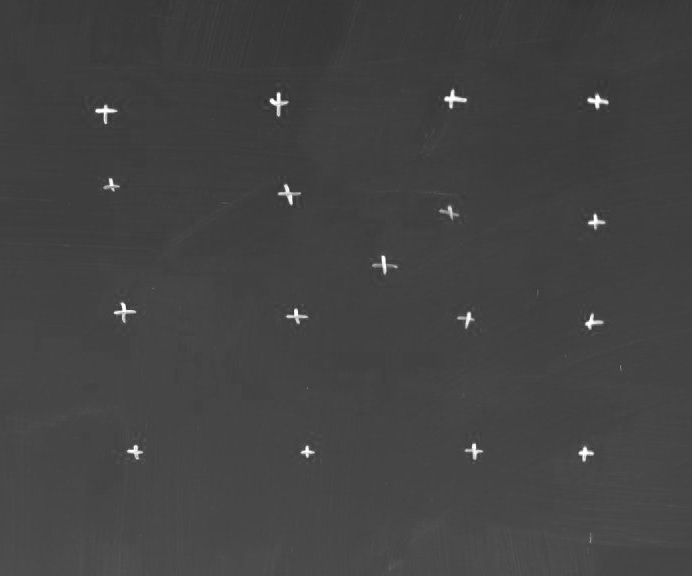
#> input picture images/examples/example_crosses.jpg, 692 x 576 px
$ jupyter execute --allow-errors First_try.ipynb
#> lines starting #> are read from the running program, lines starting #| are printed output that depends on the picture
# Попытка 3

[cell 1]
import cv2 as cv2
import numpy as np
from matplotlib import pyplot as plt


PATH_TO_INPUT_IMAGES = 'images/examples/'

# IMAGE_NAME = '25.tif'
IMAGE_NAME = '26.tif'

IMAGE_PATH = PATH_TO_INPUT_IMAGES + IMAGE_NAME

#> (a cell that did not finish here is left out)

[cell 3]
# Blur image

kernel_size = 7
#> kernel_size = 7

#> (the rest of this cell did not finish here and is left out)

[cell 4]
# Detecting edges

low_threshold = 140
high_threshold = 310

#> (the rest of this cell did not finish here and is left out)

#> (a cell that did not finish here is left out)

#> (a cell that did not finish here is left out)

#> (a cell that did not finish here is left out)

[cell 8]
# Получаем пары близких друг к другу вершин

MAX_DISTANCE_BETWEEN_PIXELS = 30
#> (the rest of this cell did not finish here and is left out)

[cell 9]
# Собираем кластеры

from typing import Set, List, Tuple

from pydantic import BaseModel

class Cluster(BaseModel):
    pixels_in_cluster: Set[int]
    close_pixels: List[Tuple[int, int]]

clusters: List[Cluster] = []

#> (the rest of this cell did not finish here and is left out)

[cell 10]
# Восстанавливаем координаты точек кластера

clusters_coordinates: List[List[np.array]] = []

for cluster in clusters:
    cluster_coordinates: List[np.array] = []

    for point_in_cluster in cluster.pixels_in_cluster:
        cluster_coordinates.append([colored_dots[0][point_in_cluster], colored_dots[1][point_in_cluster]])

    clusters_coordinates.append(cluster_coordinates)

#> (a cell that did not finish here is left out)

[cell 12]
# Рисуем центры кластеров и их координаты

cross_color = [0, 0, 255]
#> cross_color = [0, 0, 255]
cluster_centers_x_y = []

for cluster_coordinates in clusters_coordinates:
    cluster_center = np.mean(cluster_coordinates, axis=0)
    cluster_center = [round(cluster_center[0]), round(cluster_center[1])]
    cluster_centers_x_y.append([cluster_center[1], cluster_center[0]])
    result[cluster_center[0], cluster_center[1]] = cross_color
    result[cluster_center[0], cluster_center[1]] = cross_color
    result[cluster_center[0]+1, cluster_center[1]+1] = cross_color
    result[cluster_center[0]-1, cluster_center[1]+1] = cross_color
    result[cluster_center[0]+1, cluster_center[1]-1] = cross_color
    result[cluster_center[0]-1, cluster_center[1]-1] = cross_color

    cv2.putText(
        result,
        f'{cluster_center[1]}, {cluster_center[0]}',
        (cluster_center[1], cluster_center[0]),
        cv2.FONT_HERSHEY_PLAIN,
        4,
        (0, 255, 0),
        3,
        cv2.LINE_AA
    )
#> after the loop, cluster_centers_x_y = []

plt.figure(figsize=(32, 32), dpi=60)
#> (the rest of this cell did not finish here and is left out)

[cell 13]
# Clusters centers in order of columns
# For easier selecting extra centers

cluster_centers_sorted_by_x = sorted(
    [
        cluster_n
        for cluster_n in cluster_centers_x_y
    ], key=lambda x: x[0])
#> cluster_centers_sorted_by_x = []
cluster_centers_sorted_by_x

[cell 14]
# Clusters centers in order of rows

cluster_centers_sorted_by_y = sorted(
    [
        cluster_n
        for cluster_n in cluster_centers_x_y
    ], key=lambda x: x[1])
#> cluster_centers_sorted_by_y = []
# cluster_centers_sorted_by_y

[cell 15]
# Place extra centers in list 'elements_to_remove'

# elements_to_remove = [
#     [3556, 3729],
#     [2188, 4937],
#     [6214, 6209],

# ]
elements_to_remove = [
    [1596, 1312],
    [2056, 1313],
    [1585, 1786],
    [2047, 1782],
    [3894, 3812],
    [5960, 5386],
    [5949, 5857],
    [5727, 5623],
    [6184, 5625],
]

for element_to_remove in elements_to_remove:
    if element_to_remove in cluster_centers_sorted_by_y:
        cluster_centers_sorted_by_y.remove(element_to_remove)

print(f'Осталось {len(cluster_centers_sorted_by_y)} кластеров')
#| Осталось 0 кластеров

[cell 16]
# Set number of lines in one direction in grid
n_elements = 3

[cell 17]
# Build matrix of cluster centers

restored_matrix = [
    sorted(cluster_centers_sorted_by_y[i * n_elements:(i + 1) * n_elements], key=lambda x: x[0])
    for i in range(n_elements)
]
#> restored_matrix = [[], [], []]
restored_matrix
#> Out = [[], [], []]

[cell 18]
def get_distance_in_pixels(point_a, point_b):
    return [point_b[0] - point_a[0], point_b[1] - point_a[1]]

#> (a cell that did not finish here is left out)

[cell 20]
# Set dpi value of photo

dpi = 1200


dist_multiplier = 2.54 / dpi
dist_multiplier

[cell 21]
# Build matrix of distance in centimeters from top left corner

formating = "%.3f"
#> (the rest of this cell did not finish here and is left out)

# Поиск центров перекрестий №1

1. Кластарезуем светлые пиксели по расстоянию друг от друга
2. Расчитываем центры конечностей ребер, составляющих кресты
3. Определеяем центры крестов, как пересечение двух линий, образованных найденными центрами ребер

## Шаг 1: поиск кластеров крестов

[cell 22]
import cv2
import numpy as np
from matplotlib import pyplot as plt
from random import randint

from pydantic import BaseModel

[cell 23]
# Дефим константы и всю хуйню

def convert_pixels_to_cm(pixels):
    return pixels / 2.54

PATH_TO_INPUT_IMAGES = 'images/examples'
IMAGE_NAME = 'example_crosses.jpg'
# IMAGE_NAME = 'example_upscale.jpg'

[cell 24]
# Открываем изображение

img = cv2.imread(filename=f'{PATH_TO_INPUT_IMAGES}/{IMAGE_NAME}')
#> img is the input picture: shape (576, 692, 3); min 47, max 255, mean 66.8
gray = cv2.cvtColor(img, cv2.COLOR_BGR2GRAY)

plt.figure(figsize=(8, 8), dpi=100)
plt.imshow(X=img)
plt.title(f'img')
plt.show()

[cell 25]
# Получаем координаты светлых точек

MINIMUM_BRIGHTNESS = 150
light_pixels = np.argwhere(gray[:,:] > MINIMUM_BRIGHTNESS)
#> light_pixels = 1653 pairs, first value 90 to 461, second value 95 to 607
len(light_pixels)
#> Out = 1653

[cell 26]
# Я бы дополнительно нарисовал найденные точки тут
# light_pixels

[cell 27]
# Тупо что б не забыть, в каком порядке что идет

UPPER_BORDER_PIXEL = min(light_pixels[:,0])
#> UPPER_BORDER_PIXEL = 90
LOWER_BORDER_PIXEL = max(light_pixels[:,0])
#> LOWER_BORDER_PIXEL = 461

RIGHTES_BORDER_PIXEL = max(light_pixels[:,1])
#> RIGHTES_BORDER_PIXEL = 607
LEFTES_BORDER_PIXEL = min(light_pixels[:,1])
#> LEFTES_BORDER_PIXEL = 95

LEFTES_BORDER_PIXEL, RIGHTES_BORDER_PIXEL, LOWER_BORDER_PIXEL, UPPER_BORDER_PIXEL
#> Out = (95, 607, 461, 90)

[cell 28]
# Считаем расстояние между яркими точками

horisontal_values_matrix = (light_pixels[:,0] - light_pixels[:,0][:,np.newaxis]) ** 2  # (x_0 - x_1) ** 2
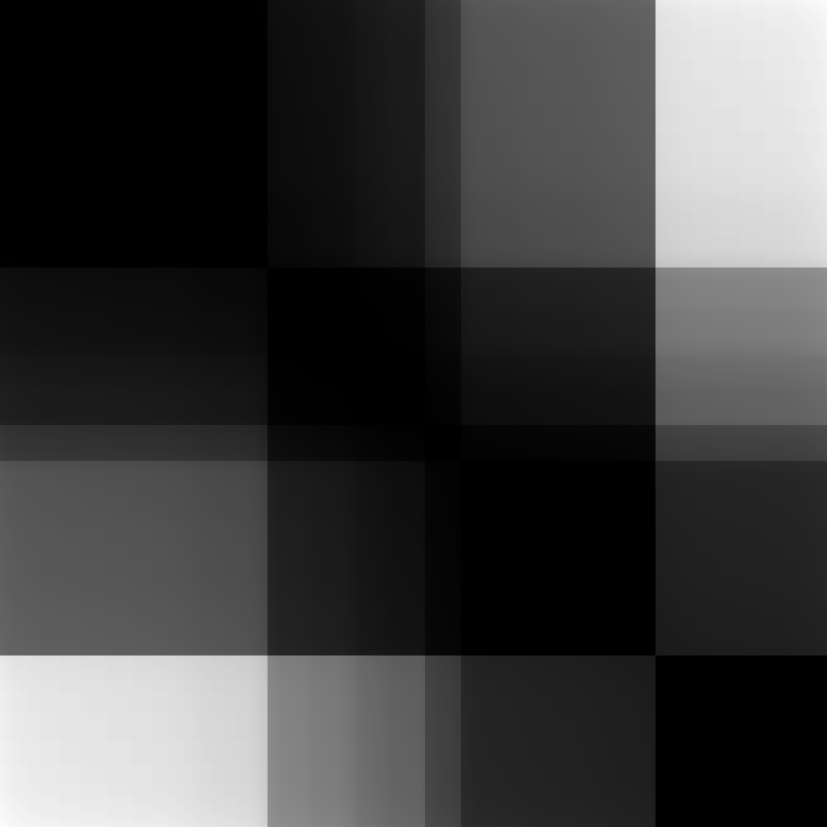
#> horisontal_values_matrix: shape (1653, 1653) int64 (shown at 1/2 size); min 0, max 137641, mean 33853.3; drawn with min black and max white
vertical_values_matrix = (light_pixels[:,1] - light_pixels[:,1][:,np.newaxis]) ** 2  # (y_0 - y_1) ** 2
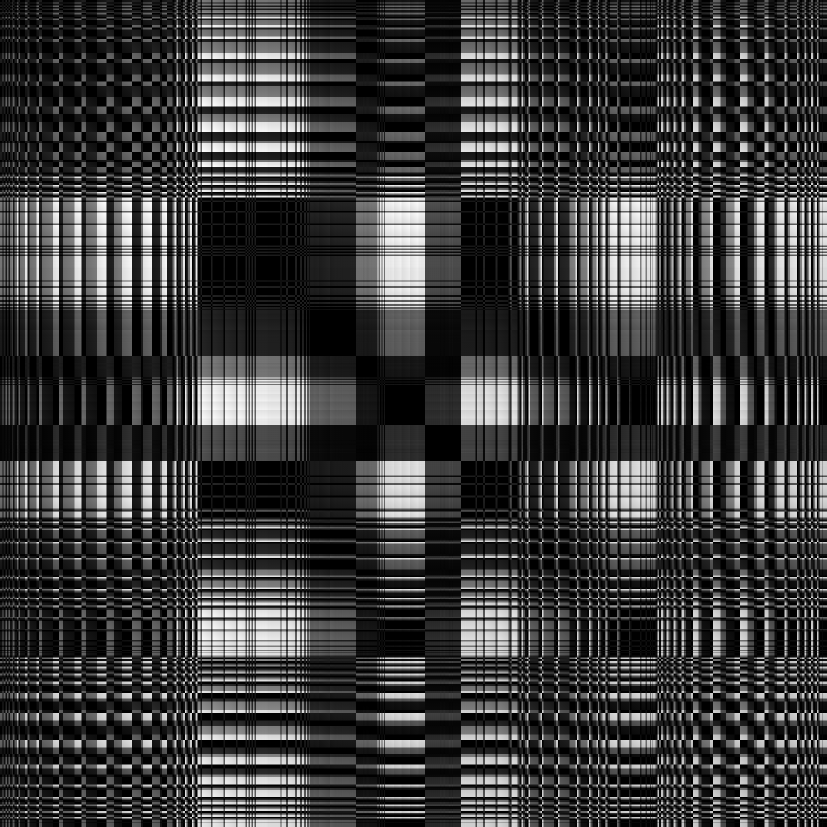
#> vertical_values_matrix: shape (1653, 1653) int64 (shown at 1/2 size); min 0, max 262144, mean 61297.9; drawn with min black and max white
distance_between_dots = np.sqrt(horisontal_values_matrix + vertical_values_matrix)
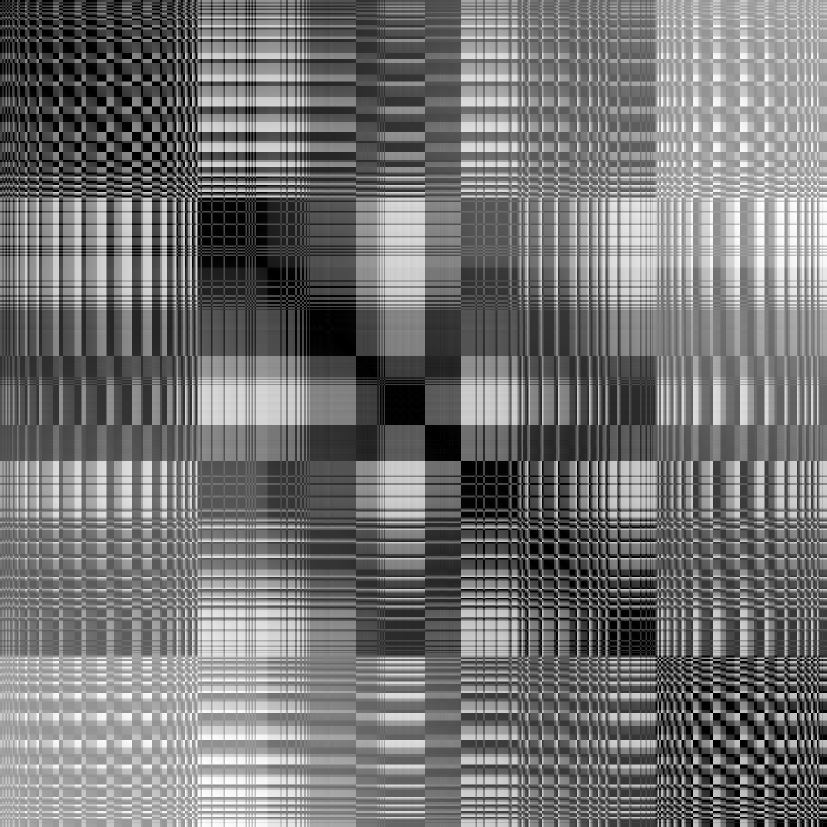
#> distance_between_dots: shape (1653, 1653) float64 (shown at 1/2 size); min 0, max 604.7, mean 275.2; drawn with min black and max white


# Для того, что бы не было повторов, нижний треугольник заполняем большими значениями начиная с диагонали

distance_without_bottom_triangle = distance_between_dots + np.tri(*distance_between_dots.shape) * 100
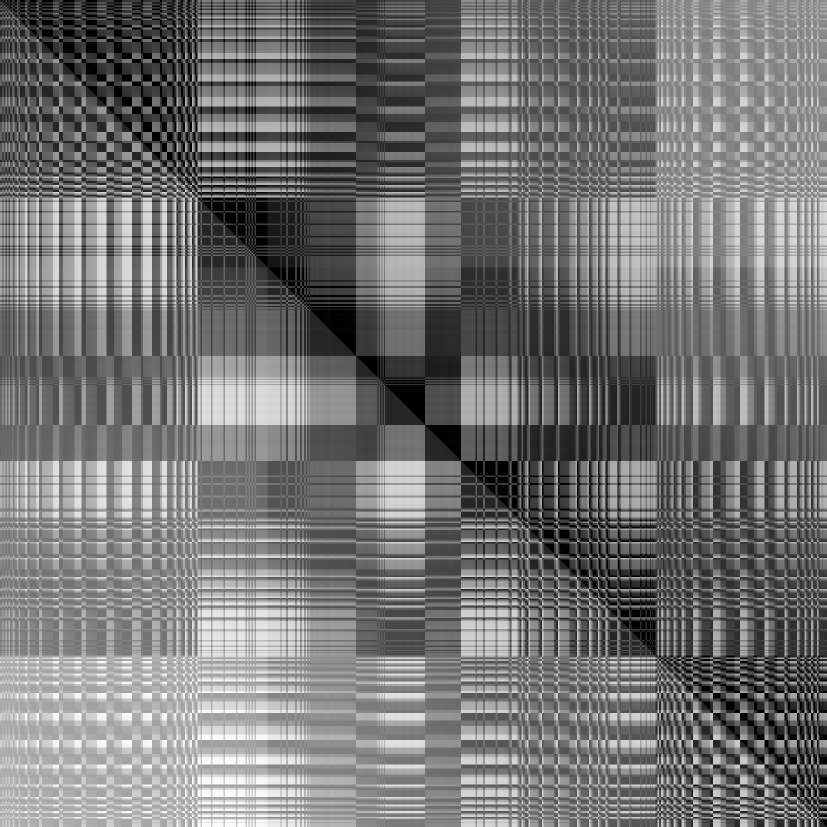
#> distance_without_bottom_triangle: shape (1653, 1653) float64 (shown at 1/2 size); min 1, max 704.7, mean 325.2; drawn with min black and max white

[cell 29]
# Получаем пары близких друг к другу вершин

MAX_DISTANCE_BETWEEN_PIXELS = 16
closest_pixels = np.argwhere(distance_without_bottom_triangle < MAX_DISTANCE_BETWEEN_PIXELS)
#> closest_pixels = 83795 pairs, first value 0 to 1651, second value 1 to 1652
len(closest_pixels)
#> Out = 83795
